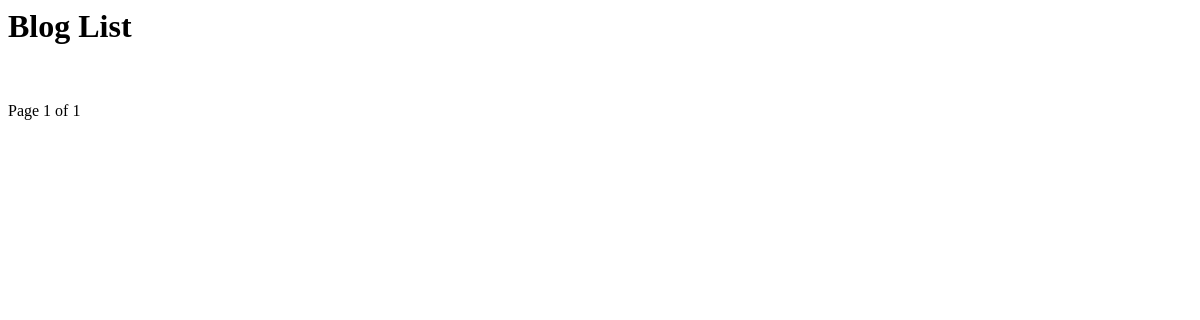
/blog/, run on an earlier commit of the app's database.
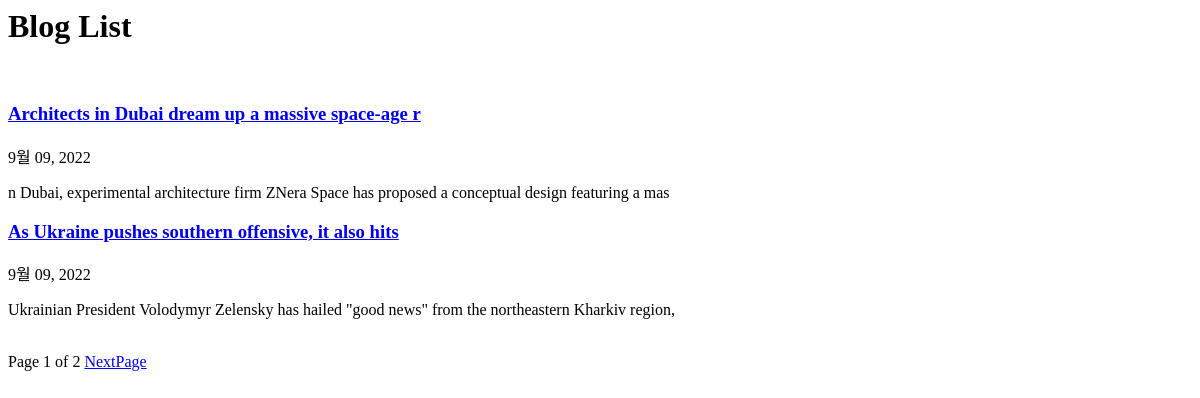
And on a later commit of the database.
### blog/models.py (models this page shows, shortened)
class Post(models.Model):
    title = models.CharField(verbose_name='TITLE', max_length=50)
    slug = models.SlugField(verbose_name='SLUG', unique=True, allow_unicode=True, help_text='one word for title alias.')
    description = models.CharField(verbose_name='DESCRIPTION', max_length=100, blank=True, help_text='simple description text')
    content = models.TextField(verbose_name='CONTENT')
    create_dt = models.DateTimeField(verbose_name='CREATE DATE', auto_now_add=True)
    modify_dt = models.DateTimeField(verbose_name='MODIFY DATE', auto_now=True)
    class Meta:
        verbose_name = 'post'
        verbose_name_plural = 'posts'
        db_table = 'blog_posts'
        ordering = ('-modify_dt',)
    def get_absolute_url(self):
        return reverse('blog:post_detail', args=(self.slug,))

### blog/views.py (the view)
# urls.py: path('', views.PostLV.as_view(), name='index'),
class PostLV(ListView):
    model = Post
    template_name = 'blog/post_all.html'
    context_object_name = 'posts'
    paginate_by = 2

### blog/templates/blog/post_all.html (shortened to what this page needs)
<h1>Blog List</h1>
{% for post in posts %}
    <h3><a href="{{ post.get_absolute_url }}">{{ post.title }}</a></h3>
    {{ post.modify_dt|date:"N d, Y" }}
    <p>{{ post.description }}</p>
{% endfor %}
<div>
    <span>
    Page {{ page_obj.number }} of {{ page_obj.paginator.num_pages }}
    {% if page_obj.has_next %}
      <a href="?page={{ page_obj.next_page_number }}">NextPage</a>
    {% endif %}
  </span>
</div>

What changed in the data, as far as the page shows it:
added Post: title "Architects in Dubai dream up a massive space-age r", modify_dt "9월 09, 2022", description "n Dubai, experimental architecture firm ZNera Space has proposed a conceptual design featuring a mas"
added Post: title "As Ukraine pushes southern offensive, it also hits", modify_dt "9월 09, 2022", description "Ukrainian President Volodymyr Zelensky has hailed \"good news\" from the northeastern Kharkiv region,"
Also different on the page:
{{ page_obj.paginator.num_pages }}: "1" → "2"
text now shown: "NextPage"
